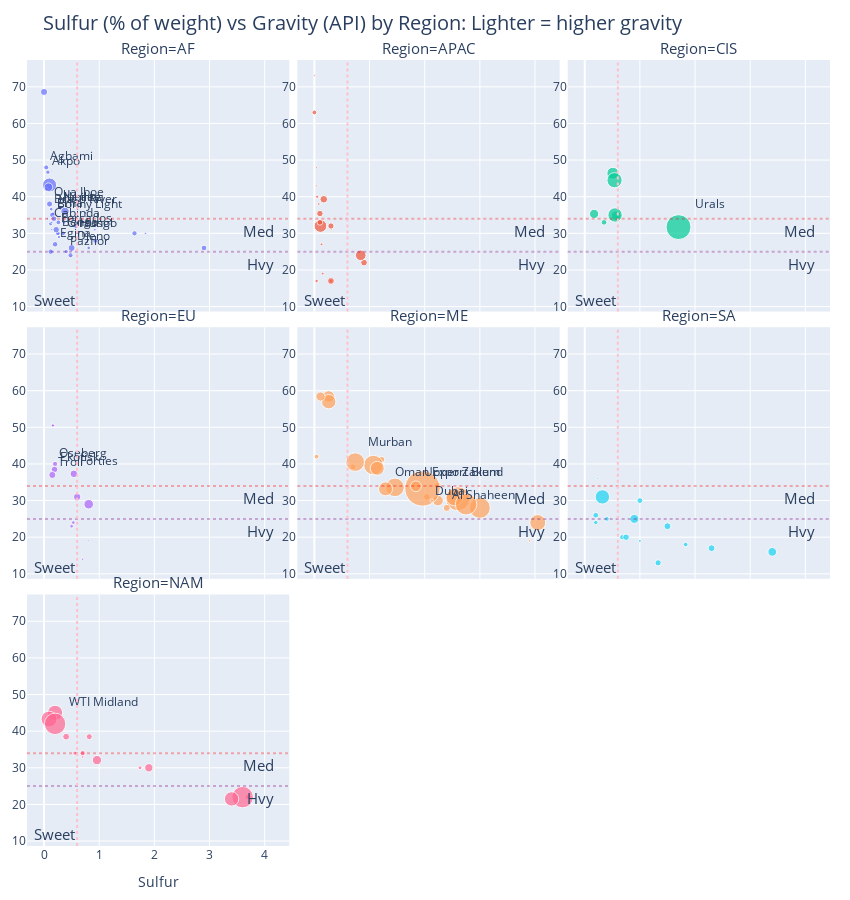

The notebook cell this image was saved under:
### Code cell
import plotly.graph_objs as go
import plotly.express as px
import pandas as pd
import seaborn as sns

# Assuming ppt is your DataFrame
# Map scatter plot to each facet
fig = px.scatter(ppt, x='Sulfur', y='Gravity', color='Region', size='Production', facet_col='Region', facet_col_wrap=3, facet_col_spacing=0.01, facet_row_spacing=0.02, size_max=25,
                 custom_data=['Country','Grade'],
                 title='Sulfur (% of weight) vs Gravity (API) by Region: Lighter = higher gravity',
                 text='Grade_')

fig.update_traces(textposition='top right')

# Update marker and opacity
# fig.update_traces(marker=dict(symbol='circle', opacity=0.8), selector=dict(mode='markers'))
# fig.update_traces(customdata=ppt.loc[:,['Country', 'Grade']])
# fig.update_layout(hovermode="unified")



fig.add_hline(y=34, line_dash="dot", col="all", 
              annotation_text="Med", 
              annotation_position="bottom right",
              line_color='red', 
              annotation=dict(font_size=13), 
            annotation_x=0.95,  # Adjust x-coordinate for offset
            # annotation_y=25,
 
              opacity=0.3)

fig.add_hline(y=25, line_dash="dot", col="all", 
              annotation_text="Hvy", 
              annotation_position="bottom right",
            annotation_x=0.95,  # Adjust x-coordinate for offset
            #   annotation_y=25,
             line_color='purple', 
              opacity=0.3)

fig.add_vline(x=0.6, line_dash="dot", col="all", 
              annotation_text="Sweet", 
              annotation_position="bottom left",
             line_color='pink', 
              opacity=1)




# Update layout
fig.update_layout(height=900, width=850)
fig.update_layout(title_font=dict(size=20))
fig.update_annotations(font_size=15)
# Show plot
fig.update_xaxes(showspikes=True, spikemode="across")
fig.update_yaxes(showspikes=True, spikemode="across")


fig.update_traces(
    hovertemplate="<br>".join([
        "\n",
        "Country: %{customdata[0]}",
        "Grade: %{customdata[1]}",
        "Sulfur: %{x}",
        "Gravity: %{y}",
    ])
)
fig.update_yaxes(title=None,showticklabels=True)

fig.update_layout(
    margin=dict(l=15, r=20, t=60, b=20),
)
fig.update_layout(showlegend=False)
fig.show()


fig.write_html(r"C:\Users\Ryan\Desktop\website\analytic-musings.com\_includes\html_assets\platts.html", full_html=False, include_plotlyjs='cdn')

### Figure 1 — Plotly figure (JSON) as saved in the notebook; plotly's stock layout.template omitted (floating-point values rounded to 4 significant figures)
{"data": [{"customdata": [["Algeria", "Algerian Condensate"], ["Algeria", "Saharan Blend"], ["Angola", "Gindungo"], ["Angola", "Hungo"], ["Angola", "Saturno"], ["Angola", "Plutonio"], ["Angola", "Cabinda"], ["Angola", "Pazflor"], ["Angola", "Girassol"], ["Angola", "Nemba"], ["Angola", "CLOV"], ["Angola", "Dalia"], ["Angola", "Mostardo"], ["Congo", "Coco"], ["Congo", "NKossa"], ["Congo", "Djeno"], ["Egypt", "Suez"], ["Egypt", "Ras Gharib"], ["Equatorial Guinea", "Alba Condensate"], ["Equatorial Guinea", "Zafiro"], ["Gabon", "Rabi Light"], ["Gabon", "Mandji"], ["Gabon", "Oguendjo"], ["Ghana", "Jubilee"], ["Guyana", "Liza"], ["Libya", "Al Jurf"], ["Libya", "Es Sider"], ["Libya", "El Sharara"], ["Nigeria", "Usan"], ["Nigeria", "Brass River"], ["Nigeria", "Erha"], ["Nigeria", "Akpo"], ["Nigeria", "Bonga"], ["Nigeria", "Agbami"], ["Nigeria", "Bonny Light"], ["Nigeria", "Egina"], ["Nigeria", "Escravos"], ["Nigeria", "Qua Iboe"], ["Nigeria", "Forcados"], ["South Sudan", "Nile"], ["South Sudan", "Dar"]], "hovertemplate": "\n<br>Country: %{customdata[0]}<br>Grade: %{customdata[1]}<br>Sulfur: %{x}<br>Gravity: %{y}", "legendgroup": "AF", "marker": {"color": "#636efa", "size": [220, 860, 33, 40, 60, 62, 71, 80, 85, 90, 100, 114, 120, 23, 70, 210, 120, 140, 16, 40, 25, 30, 40, 83, 110, 25, 300, 320, 45, 57, 68, 80, 100, 109, 130, 135, 138, 160, 180, 24, 124], "sizemode": "area", "sizeref": 8.675, "symbol": "circle"}, "mode": "markers+text", "name": "AF", "orientation": "v", "showlegend": true, "text": [null, null, null, "Hungo", null, null, "Cabinda", "Pazflor", "Girassol", "Nemba", null, null, null, null, null, "Djeno", null, null, null, null, null, null, null, "Jubilee", null, null, null, null, null, "Brass River", "Erha", "Akpo", "Bonga", "Agbami", "Bonny Light", "Egina", null, "Qua Iboe", "Forcados", null, null], "textposition": "top right", "type": "scatter", "x": [0, 0.1, 0.56, 0.6, 0.81, 0.36, 0.12, 0.4, 0.35, 0.28, 0.26, 0.48, 0.93, 0.14, 0.04, 0.5, 1.64, 2.9, 0.13, 0.25, 0.14, 0.92, 0.75, 0.3, 0.58, 1.84, 0.38, 0.08, 0.27, 0.13, 0.17, 0.07, 0.25, 0.04, 0.15, 0.2, 0.18, 0.1, 0.22, 0.06, 0.12], "xaxis": "x7", "y": [68.6, 43.2, 33, 30, 26, 33, 32.6, 25, 30, 37, 33, 24, 28, 31, 42, 26, 30, 26, 47, 30, 33, 31, 35.6, 37, 32, 30, 36, 42.6, 29, 36.6, 35.4, 46.7, 30, 48, 35, 27, 34, 38, 31, 34, 25], "yaxis": "y7"}, {"customdata": [["Australia", "Cossack"], ["Australia", "White Rose"], ["Australia", "Vincent"], ["Australia", "Van Gogh"], ["Australia", "NWS"], ["Brunei", "Champion"], ["Brunei", "Seria"], ["China", "Bozhong"], ["China", "Liaohe"], ["China", "Qinghuangdao"], ["China", "Shengli"], ["China", "Daqing"], ["India", "Bombay High"], ["Indonesia", "Minas"], ["Indonesia", "Banyu"], ["Malaysia", "Terrengganu"], ["Malaysia", "Tapis"], ["Malaysia", "Dulang"], ["Vietnam", "Bach Ho"]], "hovertemplate": "\n<br>Country: %{customdata[0]}<br>Grade: %{customdata[1]}<br>Sulfur: %{x}<br>Gravity: %{y}", "legendgroup": "APAC", "marker": {"color": "#EF553B", "size": [15, 15, 35, 50, 100, 34, 44, 40, 190, 198, 490, 700, 250, 140, 170, 15, 15, 30, 180], "sizemode": "area", "sizeref": 8.675, "symbol": "circle"}, "mode": "markers+text", "name": "APAC", "orientation": "v", "showlegend": true, "text": [null, null, null, null, null, null, null, null, null, null, null, null, null, null, null, null, null, null, null], "textposition": "top right", "type": "scatter", "x": [0.04, 0.31, 0.15, 0.04, 0, 0.13, 0.05, 0.3, 0.9, 0.3, 0.84, 0.11, 0.17, 0.1, 0.3, 0, 0.04, 0.08, 0.1], "xaxis": "x8", "y": [48, 31, 19, 17, 63, 27, 40, 17, 22, 17, 24, 32, 39.3, 33, 32, 73.1, 43, 38, 35.4], "yaxis": "y8"}, {"customdata": [["Azerbaijan", "Azeri Light"], ["Kazakhstan", "Tengiz"], ["Kazakhstan", "CPC"], ["Russia", "Siberian Light"], ["Russia", "East Siberia ESPO"], ["Russia", "Urals"], ["Turkmenistan", "Dragon"]], "hovertemplate": "\n<br>Country: %{customdata[0]}<br>Grade: %{customdata[1]}<br>Sulfur: %{x}<br>Gravity: %{y}", "legendgroup": "CIS", "marker": {"color": "#00cc96", "size": [374, 620, 1000, 400, 900, 2700, 140], "sizemode": "area", "sizeref": 8.675, "symbol": "circle"}, "mode": "markers+text", "name": "CIS", "orientation": "v", "showlegend": true, "text": [null, null, null, null, null, "Urals", null], "textposition": "top right", "type": "scatter", "x": [0.17, 0.51, 0.54, 0.57, 0.55, 1.7, 0.35], "xaxis": "x9", "y": [35.3, 46.4, 44.5, 34.8, 35, 31.7, 33], "yaxis": "y9"}, {"customdata": [["Norway", "Aasgard Blend"], ["Norway", "Aasgard Blend"], ["Norway", "Heidrun"], ["Norway", "Oseberg"], ["Norway", "Ekofisk"], ["Norway", "Troll"], ["Norway", "Grane"], ["Norway", "Sverdrup"], ["UK", "Captain"], ["UK", "Kraken"], ["UK", "Clair"], ["UK", "Forties"]], "hovertemplate": "\n<br>Country: %{customdata[0]}<br>Grade: %{customdata[1]}<br>Sulfur: %{x}<br>Gravity: %{y}", "legendgroup": "EU", "marker": {"color": "#ab63fa", "size": [45, 45, 60, 120, 187, 220, 235, 400, 20, 25, 60, 250], "sizemode": "area", "sizeref": 8.675, "symbol": "circle"}, "mode": "markers+text", "name": "EU", "orientation": "v", "showlegend": true, "text": [null, null, null, "Oseberg", "Ekofisk", "Troll", null, null, null, null, null, "Forties"], "textposition": "top right", "type": "scatter", "x": [0.16, 0.16, 0.53, 0.2, 0.19, 0.15, 0.6, 0.81, 0.8, 0.7, 0.5, 0.54], "xaxis": "x4", "y": [50.5, 50.5, 24, 40, 38.5, 37, 31, 29, 19, 14, 23, 37.3], "yaxis": "y4"}, {"customdata": [["Bahrain", "Banoco"], ["Iran", "Lavan"], ["Iran", "Soroosh"], ["Iran", "Iranian Heavy"], ["Iran", "South Pars Condensate"], ["Iran", "Iranian Light"], ["Iraq", "Kirkuk"], ["Iraq", "Basrah Heavy"], ["Iraq", "Basrah Medium"], ["Kuwait", "Kuwait Export Crude"], ["Oman", "Oman Export Blend"], ["Qatar", "Qatar Land"], ["Qatar", "Al Shaheen"], ["Qatar", "Qatari LSC"], ["Saudi Arabia", "Arabian Super Light"], ["Saudi Arabia", "Arab Medium"], ["Saudi Arabia", "Arab Extra Light"], ["Saudi Arabia", "Arab Heavy"], ["Saudi Arabia", "Arab Light"], ["UAE", "Dubai"], ["UAE", "Umm Lulu"], ["UAE", "Abu Dhabi Condensate"], ["UAE", "Upper Zakum"], ["UAE", "Das"], ["UAE", "Murban"], ["Yemen", "Masila"]], "hovertemplate": "\n<br>Country: %{customdata[0]}<br>Grade: %{customdata[1]}<br>Sulfur: %{x}<br>Gravity: %{y}", "legendgroup": "ME", "marker": {"color": "#FFA15A", "size": [193, 22, 30, 500, 590, 1500, 180, 1100, 1900, 2500, 849, 171, 214, 900, 100, 1254, 1651, 2012, 5422, 45, 143, 372, 500, 850, 1500, 20], "sizemode": "area", "sizeref": 8.675, "symbol": "circle"}, "mode": "markers+text", "name": "ME", "orientation": "v", "showlegend": true, "text": [null, null, null, null, null, null, null, null, null, null, "Oman Export Blend", null, "Al Shaheen", null, null, null, null, null, null, "Dubai", null, null, "Upper Zakum", null, "Murban", null], "textposition": "top right", "type": "scatter", "x": [2.04, 1.67, 3.9, 2.24, 0.26, 1.46, 2.24, 4.05, 3, 2.6, 1.29, 1.22, 2.4, 0.26, 0.04, 2.54, 1.07, 2.75, 1.96, 2.13, 0.7, 0.11, 1.84, 1.14, 0.74, 0.6], "xaxis": "x5", "y": [31, 35.4, 19, 30, 58.4, 33.6, 34.2, 24, 28, 30.5, 33.2, 41.2, 28, 57, 42, 30.9, 39.7, 29, 33.3, 30, 39.2, 58.4, 33.9, 38.8, 40.5, 32], "yaxis": "y5"}, {"customdata": [["Argentina", "Escalante"], ["Argentina", "Canadon Seco"], ["Brazil", "Jubarte"], ["Brazil", "Roncador Heavy"], ["Brazil", "Marlim"], ["Brazil", "Tupi"], ["Colombia", "Castilla"], ["Colombia", "Rubiales"], ["Colombia", "Vasconia"], ["Ecuador", "Napo"], ["Ecuador", "Oriente"], ["Peru", "Loreto"], ["Trinidad & Tobago", "Galoeta"], ["Venezuela", "Mesa 30"], ["Venezuela", "Merey 16"]], "hovertemplate": "\n<br>Country: %{customdata[0]}<br>Grade: %{customdata[1]}<br>Sulfur: %{x}<br>Gravity: %{y}", "legendgroup": "SA", "marker": {"color": "#19d3f3", "size": [83, 140, 100, 120, 180, 900, 94, 169, 350, 200, 210, 40, 15, 150, 330], "sizemode": "area", "sizeref": 8.675, "symbol": "circle"}, "mode": "markers+text", "name": "SA", "orientation": "v", "showlegend": true, "text": [null, null, null, null, null, null, null, null, null, null, null, null, null, null, null], "textposition": "top right", "type": "scatter", "x": [0.2, 0.2, 0.4, 0.68, 0.75, 0.32, 1.83, 1.33, 0.9, 2.3, 1.5, 1, 0.23, 1, 3.4], "xaxis": "x6", "y": [24, 26, 25, 20, 20, 31, 18, 13, 25, 17, 23, 19, 36, 30, 16], "yaxis": "y6"}, {"customdata": [["Canada", "Hibernia"], ["Canada", "Cold Lake"], ["Canada", "West Canadian Select"], ["Mexico", "Olmeca"], ["Mexico", "Maya"], ["USA", "Mississippi"], ["USA", "Poseidon"], ["USA", "Thunder Horse"], ["USA", "Light Louisiana Sweet"], ["USA", "Mars"], ["USA", "Alaska North Slope"], ["USA", "Eagle Ford Crude"], ["USA", "Bakken"], ["USA", "WTI Midland"]], "hovertemplate": "\n<br>Country: %{customdata[0]}<br>Grade: %{customdata[1]}<br>Sulfur: %{x}<br>Gravity: %{y}", "legendgroup": "NAM", "marker": {"color": "#FF6692", "size": [77, 146, 2000, 153, 900, 30, 65, 125, 200, 300, 380, 1000, 1100, 2000], "sizemode": "area", "sizeref": 8.675, "symbol": "circle"}, "mode": "markers+text", "name": "NAM", "orientation": "v", "showlegend": true, "text": [null, null, null, null, null, null, null, null, null, null, null, null, null, "WTI Midland"], "textposition": "top right", "type": "scatter", "x": [0.56, 3.7, 3.6, 0.82, 3.4, 0.7, 1.74, 0.7, 0.4, 1.9, 0.96, 0.2, 0.09, 0.2], "xaxis": "x", "y": [34, 22, 22, 38.5, 21.5, 33, 30, 34, 38.5, 30, 32.1, 45, 43.3, 42], "yaxis": "y"}], "layout": {"annotations": [{"font": {"size": 15}, "showarrow": false, "text": "Region=NAM", "x": 0.1633, "xanchor": "center", "xref": "paper", "y": 0.32, "yanchor": "bottom", "yref": "paper"}, {"font": {"size": 15}, "showarrow": false, "text": "Region=EU", "x": 0.1633, "xanchor": "center", "xref": "paper", "y": 0.66, "yanchor": "bottom", "yref": "paper"}, {"font": {"size": 15}, "showarrow": false, "text": "Region=ME", "x": 0.5, "xanchor": "center", "xref": "paper", "y": 0.66, "yanchor": "bottom", "yref": "paper"}, {"font": {"size": 15}, "showarrow": false, "text": "Region=SA", "x": 0.8367, "xanchor": "center", "xref": "paper", "y": 0.66, "yanchor": "bottom", "yref": "paper"}, {"font": {"size": 15}, "showarrow": false, "text": "Region=AF", "x": 0.1633, "xanchor": "center", "xref": "paper", "y": 1.0, "yanchor": "bottom", "yref": "paper"}, {"font": {"size": 15}, "showarrow": false, "text": "Region=APAC", "x": 0.5, "xanchor": "center", "xref": "paper", "y": 1.0, "yanchor": "bottom", "yref": "paper"}, {"font": {"size": 15}, "showarrow": false, "text": "Region=CIS", "x": 0.8367, "xanchor": "center", "xref": "paper", "y": 1.0, "yanchor": "bottom", "yref": "paper"}, {"font": {"size": 15}, "showarrow": false, "text": "Med", "x": 0.95, "xanchor": "right", "xref": "x domain", "y": 34, "yanchor": "top", "yref": "y"}, {"font": {"size": 15}, "showarrow": false, "text": "Med", "x": 0.95, "xanchor": "right", "xref": "x4 domain", "y": 34, "yanchor": "top", "yref": "y4"}, {"font": {"size": 15}, "showarrow": false, "text": "Med", "x": 0.95, "xanchor": "right", "xref": "x5 domain", "y": 34, "yanchor": "top", "yref": "y5"}, {"font": {"size": 15}, "showarrow": false, "text": "Med", "x": 0.95, "xanchor": "right", "xref": "x6 domain", "y": 34, "yanchor": "top", "yref": "y6"}, {"font": {"size": 15}, "showarrow": false, "text": "Med", "x": 0.95, "xanchor": "right", "xref": "x7 domain", "y": 34, "yanchor": "top", "yref": "y7"}, {"font": {"size": 15}, "showarrow": false, "text": "Med", "x": 0.95, "xanchor": "right", "xref": "x8 domain", "y": 34, "yanchor": "top", "yref": "y8"}, {"font": {"size": 15}, "showarrow": false, "text": "Med", "x": 0.95, "xanchor": "right", "xref": "x9 domain", "y": 34, "yanchor": "top", "yref": "y9"}, {"font": {"size": 15}, "showarrow": false, "text": "Hvy", "x": 0.95, "xanchor": "right", "xref": "x domain", "y": 25, "yanchor": "top", "yref": "y"}, {"font": {"size": 15}, "showarrow": false, "text": "Hvy", "x": 0.95, "xanchor": "right", "xref": "x4 domain", "y": 25, "yanchor": "top", "yref": "y4"}, {"font": {"size": 15}, "showarrow": false, "text": "Hvy", "x": 0.95, "xanchor": "right", "xref": "x5 domain", "y": 25, "yanchor": "top", "yref": "y5"}, {"font": {"size": 15}, "showarrow": false, "text": "Hvy", "x": 0.95, "xanchor": "right", "xref": "x6 domain", "y": 25, "yanchor": "top", "yref": "y6"}, {"font": {"size": 15}, "showarrow": false, "text": "Hvy", "x": 0.95, "xanchor": "right", "xref": "x7 domain", "y": 25, "yanchor": "top", "yref": "y7"}, {"font": {"size": 15}, "showarrow": false, "text": "Hvy", "x": 0.95, "xanchor": "right", "xref": "x8 domain", "y": 25, "yanchor": "top", "yref": "y8"}, {"font": {"size": 15}, "showarrow": false, "text": "Hvy", "x": 0.95, "xanchor": "right", "xref": "x9 domain", "y": 25, "yanchor": "top", "yref": "y9"}, {"font": {"size": 15}, "showarrow": false, "text": "Sweet", "x": 0.6, "xanchor": "right", "xref": "x", "y": 0, "yanchor": "bottom", "yref": "y domain"}, {"font": {"size": 15}, "showarrow": false, "text": "Sweet", "x": 0.6, "xanchor": "right", "xref": "x4", "y": 0, "yanchor": "bottom", "yref": "y4 domain"}, {"font": {"size": 15}, "showarrow": false, "text": "Sweet", "x": 0.6, "xanchor": "right", "xref": "x5", "y": 0, "yanchor": "bottom", "yref": "y5 domain"}, {"font": {"size": 15}, "showarrow": false, "text": "Sweet", "x": 0.6, "xanchor": "right", "xref": "x6", "y": 0, "yanchor": "bottom", "yref": "y6 domain"}, {"font": {"size": 15}, "showarrow": false, "text": "Sweet", "x": 0.6, "xanchor": "right", "xref": "x7", "y": 0, "yanchor": "bottom", "yref": "y7 domain"}, {"font": {"size": 15}, "showarrow": false, "text": "Sweet", "x": 0.6, "xanchor": "right", "xref": "x8", "y": 0, "yanchor": "bottom", "yref": "y8 domain"}, {"font": {"size": 15}, "showarrow": false, "text": "Sweet", "x": 0.6, "xanchor": "right", "xref": "x9", "y": 0, "yanchor": "bottom", "yref": "y9 domain"}], "height": 900, "legend": {"itemsizing": "constant", "title": {"text": "Region"}, "tracegroupgap": 0}, "margin": {"b": 20, "l": 15, "r": 20, "t": 60}, "shapes": [{"line": {"color": "red", "dash": "dot"}, "opacity": 0.3, "type": "line", "x0": 0, "x1": 1, "xref": "x domain", "y0": 34, "y1": 34, "yref": "y"}, {"line": {"color": "red", "dash": "dot"}, "opacity": 0.3, "type": "line", "x0": 0, "x1": 1, "xref": "x4 domain", "y0": 34, "y1": 34, "yref": "y4"}, {"line": {"color": "red", "dash": "dot"}, "opacity": 0.3, "type": "line", "x0": 0, "x1": 1, "xref": "x5 domain", "y0": 34, "y1": 34, "yref": "y5"}, {"line": {"color": "red", "dash": "dot"}, "opacity": 0.3, "type": "line", "x0": 0, "x1": 1, "xref": "x6 domain", "y0": 34, "y1": 34, "yref": "y6"}, {"line": {"color": "red", "dash": "dot"}, "opacity": 0.3, "type": "line", "x0": 0, "x1": 1, "xref": "x7 domain", "y0": 34, "y1": 34, "yref": "y7"}, {"line": {"color": "red", "dash": "dot"}, "opacity": 0.3, "type": "line", "x0": 0, "x1": 1, "xref": "x8 domain", "y0": 34, "y1": 34, "yref": "y8"}, {"line": {"color": "red", "dash": "dot"}, "opacity": 0.3, "type": "line", "x0": 0, "x1": 1, "xref": "x9 domain", "y0": 34, "y1": 34, "yref": "y9"}, {"line": {"color": "purple", "dash": "dot"}, "opacity": 0.3, "type": "line", "x0": 0, "x1": 1, "xref": "x domain", "y0": 25, "y1": 25, "yref": "y"}, {"line": {"color": "purple", "dash": "dot"}, "opacity": 0.3, "type": "line", "x0": 0, "x1": 1, "xref": "x4 domain", "y0": 25, "y1": 25, "yref": "y4"}, {"line": {"color": "purple", "dash": "dot"}, "opacity": 0.3, "type": "line", "x0": 0, "x1": 1, "xref": "x5 domain", "y0": 25, "y1": 25, "yref": "y5"}, {"line": {"color": "purple", "dash": "dot"}, "opacity": 0.3, "type": "line", "x0": 0, "x1": 1, "xref": "x6 domain", "y0": 25, "y1": 25, "yref": "y6"}, {"line": {"color": "purple", "dash": "dot"}, "opacity": 0.3, "type": "line", "x0": 0, "x1": 1, "xref": "x7 domain", "y0": 25, "y1": 25, "yref": "y7"}, {"line": {"color": "purple", "dash": "dot"}, "opacity": 0.3, "type": "line", "x0": 0, "x1": 1, "xref": "x8 domain", "y0": 25, "y1": 25, "yref": "y8"}, {"line": {"color": "purple", "dash": "dot"}, "opacity": 0.3, "type": "line", "x0": 0, "x1": 1, "xref": "x9 domain", "y0": 25, "y1": 25, "yref": "y9"}, {"line": {"color": "pink", "dash": "dot"}, "opacity": 1, "type": "line", "x0": 0.6, "x1": 0.6, "xref": "x", "y0": 0, "y1": 1, "yref": "y domain"}, {"line": {"color": "pink", "dash": "dot"}, "opacity": 1, "type": "line", "x0": 0.6, "x1": 0.6, "xref": "x4", "y0": 0, "y1": 1, "yref": "y4 domain"}, {"line": {"color": "pink", "dash": "dot"}, "opacity": 1, "type": "line", "x0": 0.6, "x1": 0.6, "xref": "x5", "y0": 0, "y1": 1, "yref": "y5 domain"}, {"line": {"color": "pink", "dash": "dot"}, "opacity": 1, "type": "line", "x0": 0.6, "x1": 0.6, "xref": "x6", "y0": 0, "y1": 1, "yref": "y6 domain"}, {"line": {"color": "pink", "dash": "dot"}, "opacity": 1, "type": "line", "x0": 0.6, "x1": 0.6, "xref": "x7", "y0": 0, "y1": 1, "yref": "y7 domain"}, {"line": {"color": "pink", "dash": "dot"}, "opacity": 1, "type": "line", "x0": 0.6, "x1": 0.6, "xref": "x8", "y0": 0, "y1": 1, "yref": "y8 domain"}, {"line": {"color": "pink", "dash": "dot"}, "opacity": 1, "type": "line", "x0": 0.6, "x1": 0.6, "xref": "x9", "y0": 0, "y1": 1, "yref": "y9 domain"}], "showlegend": false, "title": {"font": {"size": 20}, "text": "Sulfur (% of weight) vs Gravity (API) by Region: Lighter = higher gravity"}, "width": 850, "xaxis": {"anchor": "y", "domain": [0, 0.3267], "showspikes": true, "spikemode": "across", "title": {"text": "Sulfur"}}, "xaxis2": {"anchor": "y2", "domain": [0.3367, 0.6633], "matches": "x", "showspikes": true, "spikemode": "across", "title": {"text": "Sulfur"}}, "xaxis3": {"anchor": "y3", "domain": [0.6733, 1], "matches": "x", "showspikes": true, "spikemode": "across", "title": {"text": "Sulfur"}}, "xaxis4": {"anchor": "y4", "domain": [0, 0.3267], "matches": "x", "showspikes": true, "showticklabels": false, "spikemode": "across"}, "xaxis5": {"anchor": "y5", "domain": [0.3367, 0.6633], "matches": "x", "showspikes": true, "showticklabels": false, "spikemode": "across"}, "xaxis6": {"anchor": "y6", "domain": [0.6733, 1], "matches": "x", "showspikes": true, "showticklabels": false, "spikemode": "across"}, "xaxis7": {"anchor": "y7", "domain": [0, 0.3267], "matches": "x", "showspikes": true, "showticklabels": false, "spikemode": "across"}, "xaxis8": {"anchor": "y8", "domain": [0.3367, 0.6633], "matches": "x", "showspikes": true, "showticklabels": false, "spikemode": "across"}, "xaxis9": {"anchor": "y9", "domain": [0.6733, 1], "matches": "x", "showspikes": true, "showticklabels": false, "spikemode": "across"}, "yaxis": {"anchor": "x", "domain": [0, 0.32], "showspikes": true, "showticklabels": true, "spikemode": "across", "title": {}}, "yaxis2": {"anchor": "x2", "domain": [0, 0.32], "matches": "y", "showspikes": true, "showticklabels": true, "spikemode": "across", "title": {}}, "yaxis3": {"anchor": "x3", "domain": [0, 0.32], "matches": "y", "showspikes": true, "showticklabels": true, "spikemode": "across", "title": {}}, "yaxis4": {"anchor": "x4", "domain": [0.34, 0.66], "matches": "y", "showspikes": true, "showticklabels": true, "spikemode": "across", "title": {}}, "yaxis5": {"anchor": "x5", "domain": [0.34, 0.66], "matches": "y", "showspikes": true, "showticklabels": true, "spikemode": "across", "title": {}}, "yaxis6": {"anchor": "x6", "domain": [0.34, 0.66], "matches": "y", "showspikes": true, "showticklabels": true, "spikemode": "across", "title": {}}, "yaxis7": {"anchor": "x7", "domain": [0.68, 1.0], "matches": "y", "showspikes": true, "showticklabels": true, "spikemode": "across", "title": {}}, "yaxis8": {"anchor": "x8", "domain": [0.68, 1.0], "matches": "y", "showspikes": true, "showticklabels": true, "spikemode": "across", "title": {}}, "yaxis9": {"anchor": "x9", "domain": [0.68, 1.0], "matches": "y", "showspikes": true, "showticklabels": true, "spikemode": "across", "title": {}}}}
